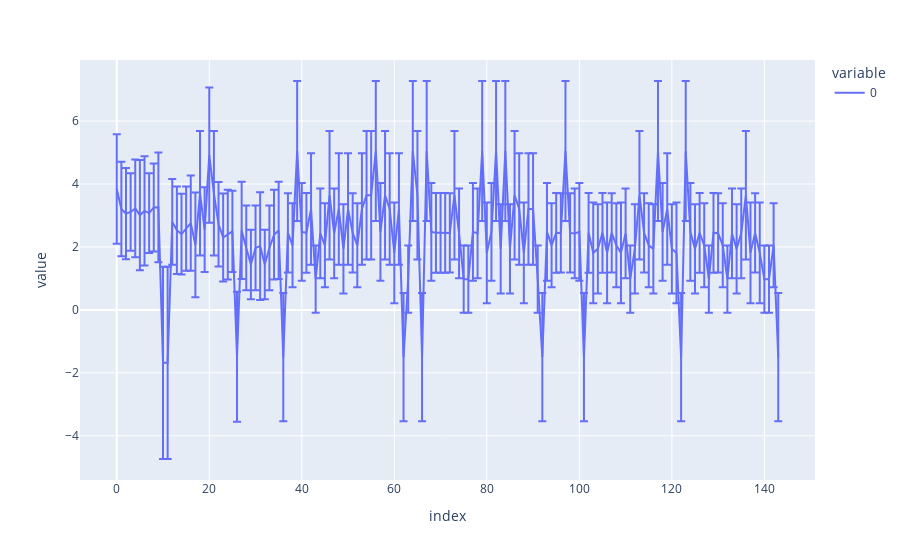

The notebook cell saved with this chart:
### Code cell
px.line(ablated_logit_diffs, error_y=ablated_logit_diffs_std)

### Figure 1 — Plotly figure (JSON) as saved in the notebook; plotly's stock layout.template omitted (floating-point values rounded to 4 significant figures; data arrays with more than 128 entries replaced by an {"elided": "..."} marker saying what was removed)
{"data": [{"error_y": {"array": {"elided": "144 float values"}}, "hovertemplate": "variable=0<br>index=%{x}<br>value=%{y}<extra></extra>", "legendgroup": "0", "line": {"color": "#636efa", "dash": "solid"}, "marker": {"symbol": "circle"}, "mode": "lines", "name": "0", "orientation": "v", "showlegend": true, "type": "scatter", "x": {"elided": "144 int values"}, "xaxis": "x", "y": {"elided": "144 float values"}, "yaxis": "y"}], "layout": {"legend": {"title": {"text": "variable"}, "tracegroupgap": 0}, "margin": {"t": 60}, "xaxis": {"anchor": "y", "domain": [0, 1], "title": {"text": "index"}}, "yaxis": {"anchor": "x", "domain": [0, 1], "title": {"text": "value"}}}}
